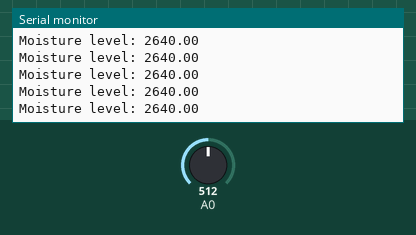
Simulated run of this sketch. Board: Arduino Uno, built with avr-gcc and run on an emulated ATmega328P. Parts: the last lines printed to the serial monitor. Inputs (shaded band) come from the test bench; at power-on: A0 = 512.

Above: at 0.8 s.
0.9 s: A0 set to 716
At 0.91 s:
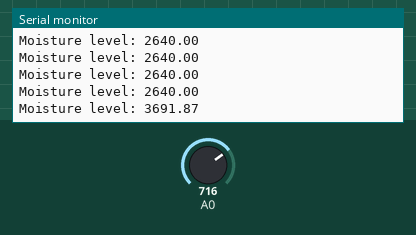
2.4 s: A0 set to 900
At 2.43 s:
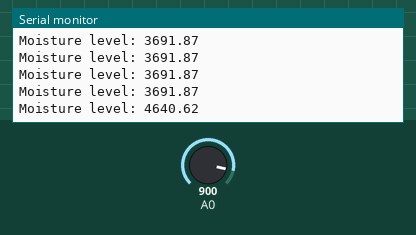
Timing chart, 0 to 5.4 s (numbered marks = the images above; inputs shaded):
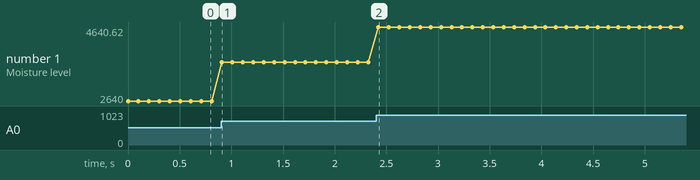

The sketch:

Moisture.ino
```cpp
#include <Wire.h>
#include <SPI.h>

#include <Gadgeteering.h>

#include <Mainboards/FEZMedusaMini.h>
#include <Modules/Moisture.h>

using namespace gadgeteering;
using namespace gadgeteering::mainboards;
using namespace gadgeteering::modules;

void loop()
{

}

void setup()
{
	Serial.begin(9600);

	fez_medusa_mini board;
	moisture sensor(3);

	while(true)
	{
		Serial.print("Moisture level: "); Serial.print(sensor.get_moisture_reading(2)); Serial.println("");
		system::sleep(100);
	}

	return;
}
```

Measured:
- after the input at 0.9 s, the serial monitor: prints a new line at once (image 1)
- after the input at 2.4 s, the serial monitor: prints a new line at once (image 2)
- plotted number 1: 2640 → 3691.87 after the input at 0.9 s, 3691.87 → 4640.62 after the input at 2.4 s
